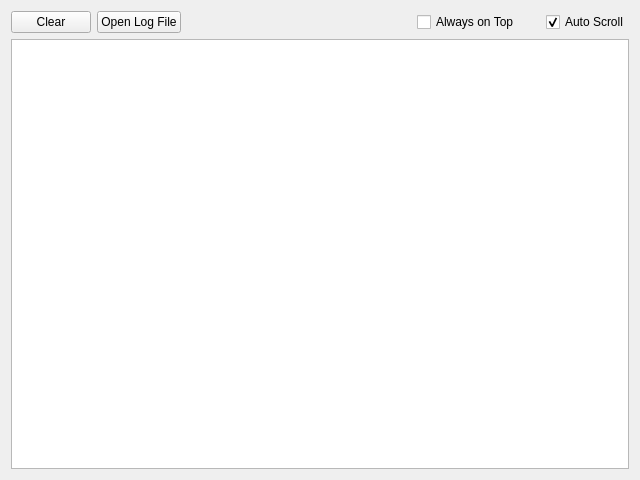
<?xml version="1.0" encoding="UTF-8"?>
<ui version="4.0">
 <class>ConsoleUI</class>
 <widget class="QWidget" name="ConsoleUI">
  <property name="geometry">
   <rect>
    <x>0</x>
    <y>0</y>
    <width>640</width>
    <height>480</height>
   </rect>
  </property>
  <property name="windowTitle">
   <string>Debug Log Window</string>
  </property>
  <layout class="QGridLayout" name="gridLayout">
   <item row="0" column="0">
    <layout class="QVBoxLayout" name="verticalLayout">
     <item>
      <layout class="QHBoxLayout" name="horizontalLayout">
       <item>
        <widget class="QPushButton" name="clearButton">
         <property name="text">
          <string>Clear</string>
         </property>
        </widget>
       </item>
       <item>
        <widget class="QPushButton" name="openLogButton">
         <property name="text">
          <string>Open Log File</string>
         </property>
        </widget>
       </item>
       <item>
        <spacer name="horizontalSpacer">
         <property name="orientation">
          <enum>Qt::Horizontal</enum>
         </property>
         <property name="sizeHint" stdset="0">
          <size>
           <width>40</width>
           <height>20</height>
          </size>
         </property>
        </spacer>
       </item>
       <item>
        <widget class="QCheckBox" name="allwaysTop">
         <property name="text">
          <string>Always on Top</string>
         </property>
        </widget>
       </item>
       <item>
        <spacer name="horizontalSpacer_2">
         <property name="orientation">
          <enum>Qt::Horizontal</enum>
         </property>
         <property name="sizeType">
          <enum>QSizePolicy::Fixed</enum>
         </property>
         <property name="sizeHint" stdset="0">
          <size>
           <width>20</width>
           <height>20</height>
          </size>
         </property>
        </spacer>
       </item>
       <item>
        <widget class="QCheckBox" name="scrollButton">
         <property name="minimumSize">
          <size>
           <width>0</width>
           <height>0</height>
          </size>
         </property>
         <property name="text">
          <string>Auto Scroll</string>
         </property>
         <property name="checked">
          <bool>true</bool>
         </property>
        </widget>
       </item>
      </layout>
     </item>
     <item>
      <widget class="QTextBrowser" name="textBrowser">
       <property name="font">
        <font>
         <family>Monaco</family>
         <pointsize>11</pointsize>
        </font>
       </property>
       <property name="readOnly">
        <bool>true</bool>
       </property>
      </widget>
     </item>
    </layout>
   </item>
  </layout>
 </widget>
 <resources/>
 <connections/>
</ui>
